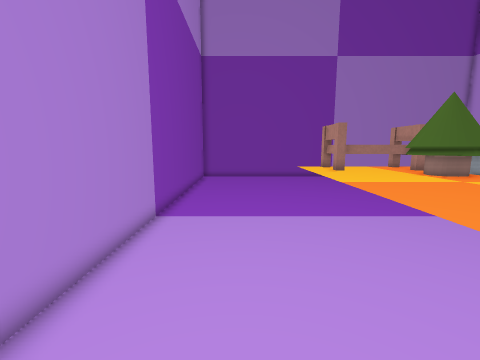
view 1 (above)

17 first-person views from a walk through a level from a Godot 3-D game. The camera is 1.5 m above the floor, tilts 8° down and sees 90° across. The floor is counted in squares, 0.5 m on a side. Each view is taken from the middle of a square. On the plan, view 1 faces up. The plan holds only what a view shows up to about 19 squares ahead; the rest is blank. Characters and animated objects are left out. Some surface patterns are stand-ins.

view 2
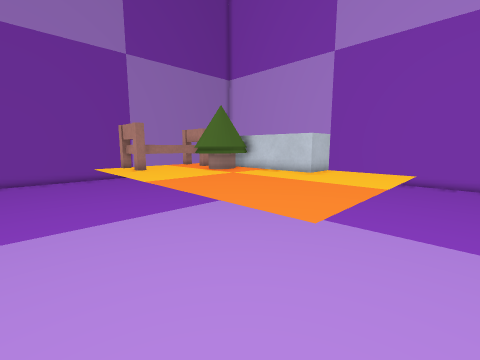

view 3
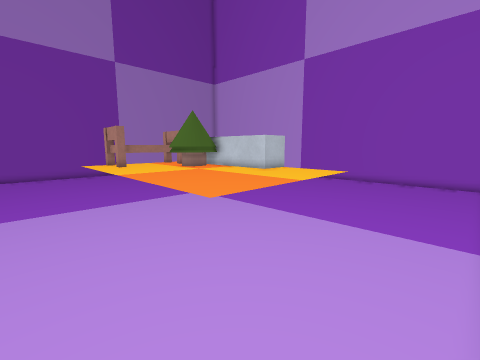

view 4
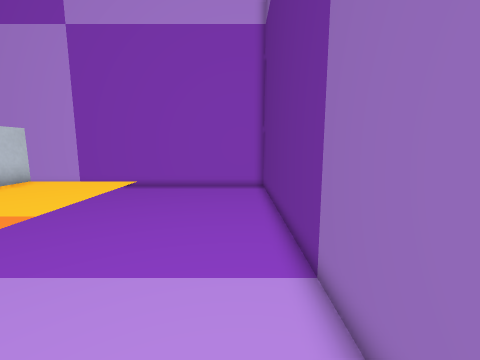

view 5
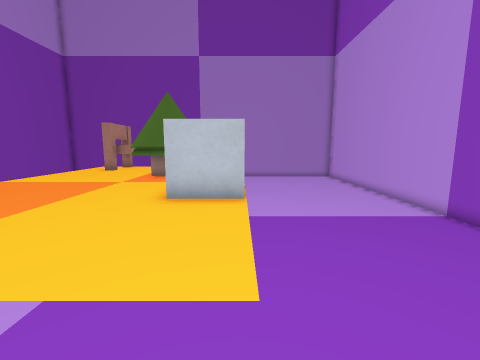

view 6
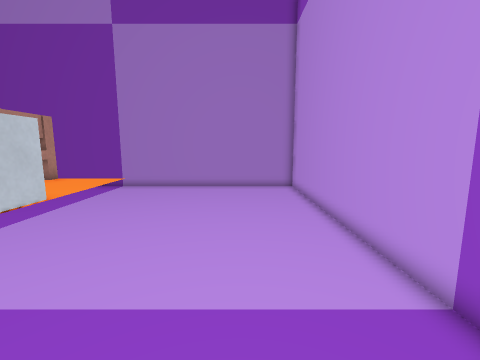

view 7
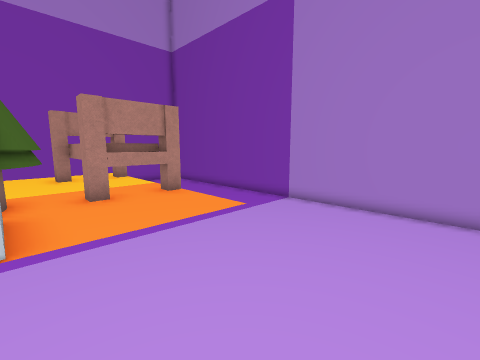

view 8
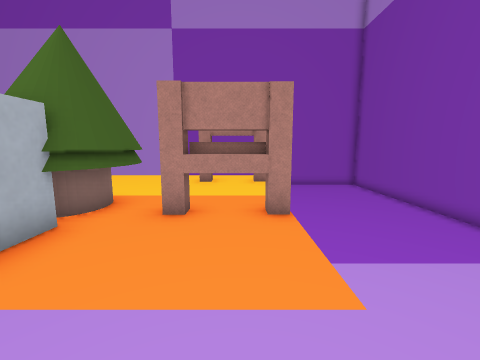

view 9
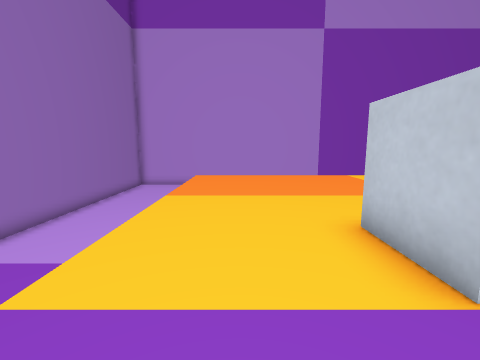

view 10
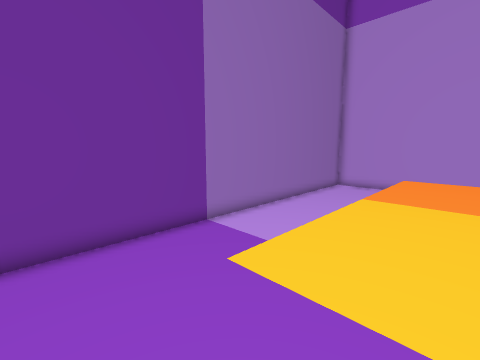

view 11
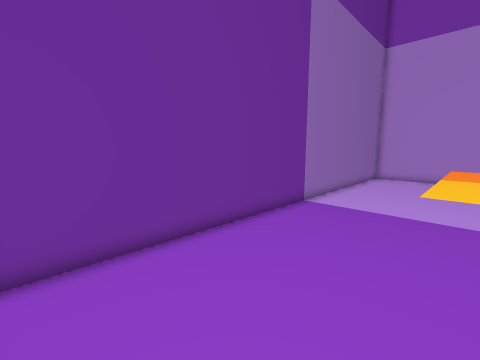

view 12
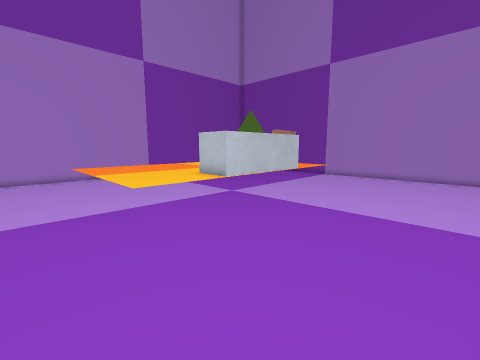

view 13
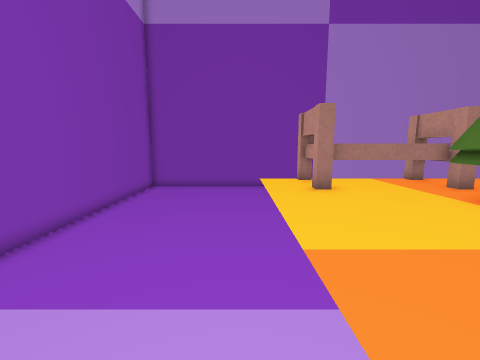

view 14
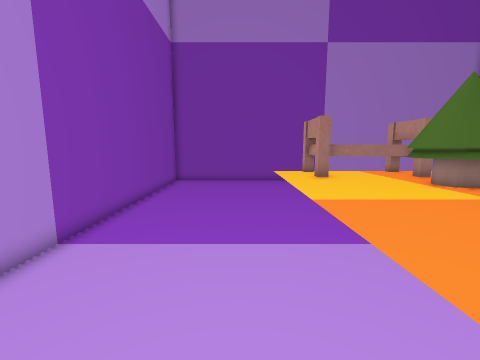

view 15
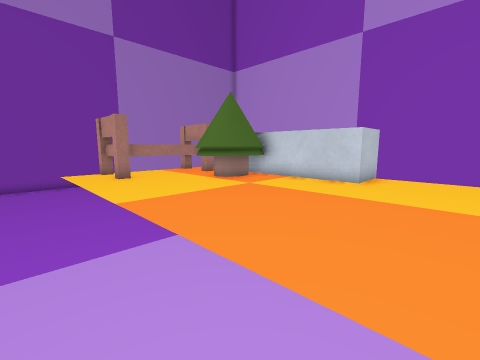

view 16
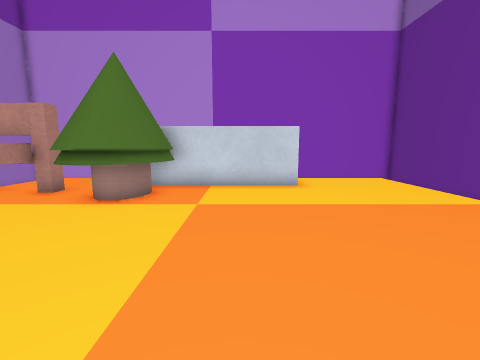

view 17
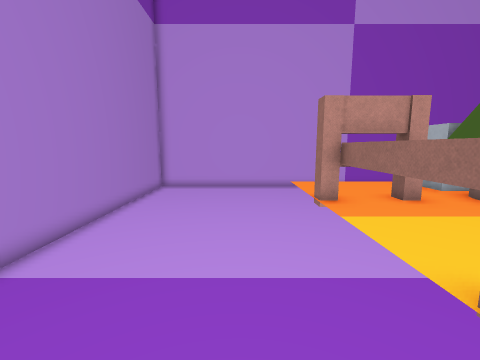

### Floor plan
Key: @ floor where view 1 was taken; # wall or solid block; . floor; ^ raised ledge; B bed; O other object.
Columns run from 4 left of view 1 to 22 right of it. Each row starts with its distance up from view 1.
 24 ###########################
 23 #.........................#
 22 #.........................#
 21 #.........................#
 20 #.........................#
 19 #.........................#
 18 #.........................#
 17 #.........................#
 16 #.......^^#####^^^........#
 15 #.......^^BBBBB^^^........#
 14 #.......^^BBBBB^^^........#
 13 #.......^^^^^OO^^^........#
 12 #.......^^^^OO####........#
 11 #.......^^^^O#####........#
 10 #.......^^^^^OOO ^........#
  9 #.......^^^^^^^^ ^........#
  8 #.......^^^^^^^^ ^........#
  7 #.......^^^^^^^^ ^........#
  6 #.......^^^^^^^^^^........#
  5 #.......^^^^^^^^^^........#
  4 #.......^^^^^^^^^^........#
  3 #.......^^^^^^^^^^........#
  2 #.......^^^^^^^^^^........#
  1 #.........................#
  0 #...@.....................#
 -1 #.........................#
 -2 #.........................#
 -3 #.........................#
 -4 ###########################

Positions as (right, up) in squares from view 1, and headings:
1: (0, 0), facing up
2: (0, 0), facing up-right
3: (0, -3), facing up-right
4: (4, -2), facing right
5: (13, 0), facing up
6: (18, 6), facing up
7: (17, 12), facing up-left
8: (15, 15), facing left
9: (15, 4), facing left
10: (15, 4), facing down-left
11: (21, 3), facing down-left
12: (21, -1), facing up-left
13: (3, 6), facing up
14: (2, 3), facing up
15: (2, 3), facing up-right
16: (3, 8), facing right
17: (4, 18), facing right
